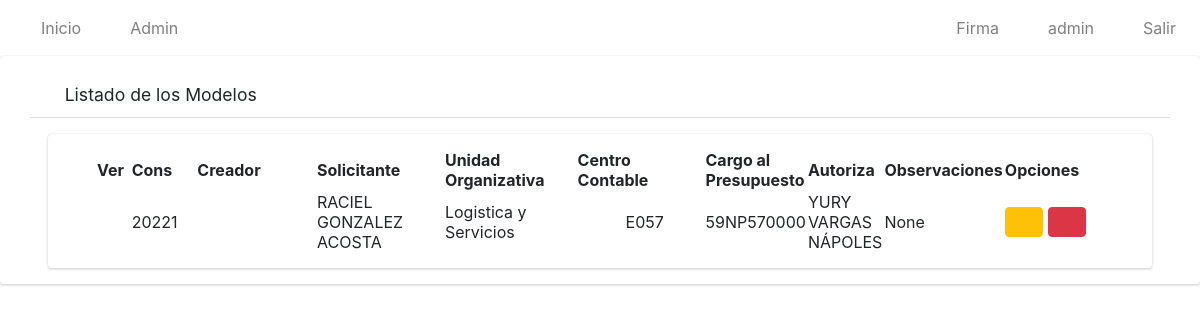
/index/listar_modelos/ (signed in), run on an earlier commit of the app's database.
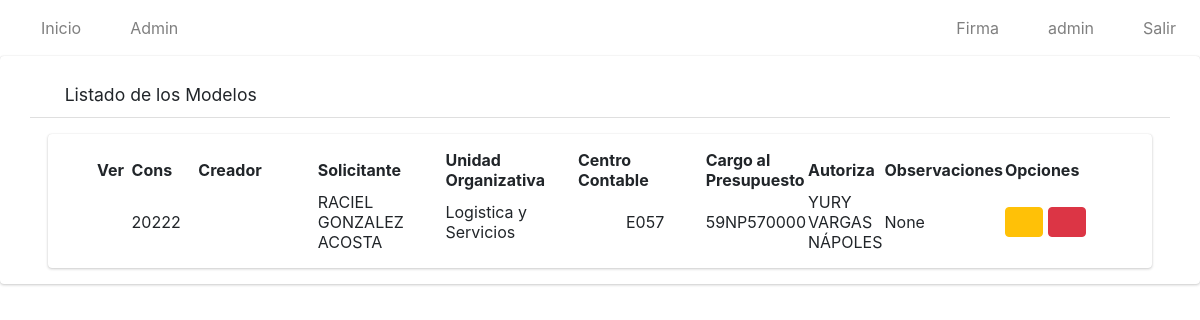
And on a later commit of the database.
### app/models.py (models this page shows, shortened)
class Modelo(models.Model):
    nombre=models.CharField(max_length=50)
    solicitante=models.CharField(max_length=50)
    unidad_organizativa=models.CharField(max_length=100)
    c_contable=models.CharField(max_length=4)
    consec=models.IntegerField()
    solicitudes=models.ManyToManyField(Solicitud)
    parleg=models.CharField(max_length=200, blank=True, null=True)
    autoriza=models.CharField(max_length=50)
    cargo_presupuesto=models.CharField(max_length=20)
    observaciones = models.CharField(max_length=500, blank=True, null=True)
    estado=models.CharField(max_length=10)
    cargo_autoriza=models.CharField(max_length=100)
    dependencia_autoriza=models.CharField(max_length=100)
    cargo_solicita=models.CharField(max_length=100)
    area_trabajo_solicita=models.CharField(max_length=100)
    labor=models.CharField(max_length=500, blank=True, null=True)
    fecha=models.DateField(default=date.today())

### app/views.py (the view)
# urls.py: path('listar_modelos/', ModeloListView.as_view(), name='listarMod'),
class ModeloListView(ListView):
    model = Modelo
    template_name = 'modelos/listar.html'
    @method_decorator(login_required)
    def dispatch(self, request, *args, **kwargs):
        return super().dispatch(request,*args,** kwargs)
    def get_context_data(self, **kwargs):
        context = super().get_context_data(**kwargs)
        lista_solicitantes=[]
        modelos=Modelo.objects.all()
        context['title'] = "Listado de Solicitudes"
        context['object_list'] = Modelo.objects.all().filter(estado="ok")
        return context

### app/templates/modelos/listar.html
{% extends 'base.html' %}
{% load static %}
{% block content %}
    <div class=" card card-default">
        <div class="card-header px-3 mb-3 mt-3 container">
            <h3 class="card-title">
            <i class="fas fa-search"></i>
                Listado de los Modelos
            </h3>
            </div>
        <div class="card card-body content-header mx-5 px-5">
            <table id="myTable" class="display" style="width: 100%;">
                <thead>
                    <tr>
                        <th>Ver</th>
                        <th style="width: 2cm">Cons</th>
                        <th>Creador</th>
                        <th>Solicitante</th>
                        <th>Unidad Organizativa</th>
                        <th>Centro Contable</th>
                        <th>Cargo al Presupuesto</th>
                        <th>Autoriza</th>
                        <th>Observaciones</th>
                        <th style="width: 3cm">Opciones</th>
                    </tr>
                </thead>
                <tbody>
                    {% for i in object_list %}
                    <tr>
                        <td style="width: 1cm"></td>
                        <td style="width: 20px;">2022{{i.consec}}</td>
                        <td style="width: 150px;">{{i.nombre}}</td>
                        <td style="width: 150px;">{{i.solicitante}}</td>
                        <td style="width: 150px;">{{i.unidad_organizativa}}</td>
                        <td style="width: 150px;"><div class="pl-5">{{i.c_contable}}</div></td>
                        <td>{{i.cargo_presupuesto}}</td>
                        <td>{{i.autoriza}}</td>
                        <td>{{i.observaciones}}</td>
                        <td>
{% if perms.app.view_modelo %}
<a href="{% url 'solicitudModel' i.id%}" type="button" class="btn btn-warning">
    <i class="fas fa-eye"></i>
</a>
{% endif %}
                {% if perms.app.delete_modelo %}
                <a href="#" onclick="eliminarModelo({{i.id}})" type="button" class="btn btn-danger">
                    <i class="fas fa-times-circle"></i>
                </a>
                        {% endif %}
                        </td>
                    </tr>
                    {% endfor %}
                </tbody>
            </table>
        </div>
    </div>
{% endblock %}

What changed in the data, as far as the page shows it:
no longer on this page (row edited): Modelo: consec "1", solicitante "RACIEL GONZALEZ ACOSTA", unidad_organizativa "Logistica y Servicios", c_contable "E057", cargo_presupuesto "59NP570000", autoriza "YURY VARGAS NÁPOLES", observaciones "None"
added Modelo: consec "2", solicitante "RACIEL GONZALEZ ACOSTA", unidad_organizativa "Logistica y Servicios", c_contable "E057", cargo_presupuesto "59NP570000", autoriza "YURY VARGAS NÁPOLES", observaciones "None"
